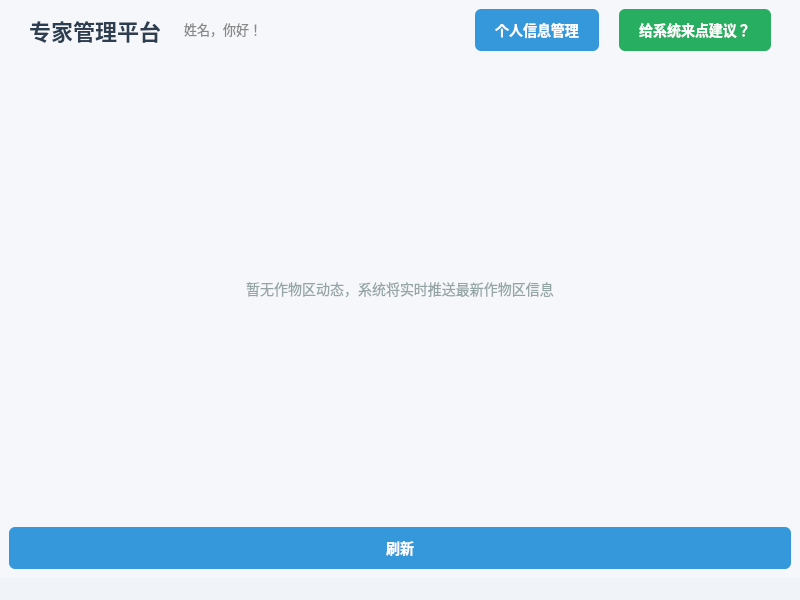
<?xml version="1.0" encoding="UTF-8"?>
<ui version="4.0">
 <class>ExpertWindow</class>
 <widget class="QMainWindow" name="ExpertWindow">
  <property name="geometry">
   <rect>
    <x>0</x>
    <y>0</y>
    <width>800</width>
    <height>600</height>
   </rect>
  </property>
  <property name="windowTitle">
   <string>专家管理平台</string>
  </property>
  <property name="styleSheet">
   <string>background-color: #f5f7fa;</string>
  </property>
  <widget class="QWidget" name="centralwidget">
   <layout class="QVBoxLayout" name="mainLayout">
    <item>
     <layout class="QHBoxLayout" name="navLayout">
      <property name="spacing">
       <number>20</number>
      </property>
      <property name="leftMargin">
       <number>20</number>
      </property>
      <property name="topMargin">
       <number>0</number>
      </property>
      <property name="rightMargin">
       <number>20</number>
      </property>
      <property name="bottomMargin">
       <number>0</number>
      </property>
      <item>
       <widget class="QLabel" name="titleLabel">
        <property name="styleSheet">
         <string>
            font-size: 22px;
            font-weight: bold;
            color: #2c3e50;
          </string>
        </property>
        <property name="text">
         <string>专家管理平台</string>
        </property>
       </widget>
      </item>
      <item>
       <widget class="QLabel" name="subtitleLabel">
        <property name="styleSheet">
         <string>font-size: 13px; color: #888; margin-bottom: 2px;</string>
        </property>
        <property name="text">
         <string>姓名，你好！</string>
        </property>
        <property name="alignment">
         <set>Qt::AlignLeft|Qt::AlignVCenter</set>
        </property>
       </widget>
      </item>
      <item>
       <spacer name="horizontalSpacer">
        <property name="orientation">
         <enum>Qt::Horizontal</enum>
        </property>
        <property name="sizeHint" stdset="0">
         <size>
          <width>40</width>
          <height>20</height>
         </size>
        </property>
       </spacer>
      </item>
      <item>
       <widget class="QPushButton" name="updateInfoButton">
        <property name="styleSheet">
         <string>
            QPushButton {
              background-color: #3498db;
              color: white;
              border-radius: 6px;
              padding: 10px 20px;
              font-size: 14px;
              font-weight: bold;
              border: none;
            }
            QPushButton:hover {
              background-color: #2980b9;
            }
          </string>
        </property>
        <property name="text">
         <string>个人信息管理</string>
        </property>
       </widget>
      </item>
      <item>
       <widget class="QPushButton" name="suggestButton">
        <property name="styleSheet">
         <string>
            QPushButton {
              background-color: #27ae60;
              color: white;
              border-radius: 6px;
              padding: 10px 20px;
              font-size: 14px;
              font-weight: bold;
              border: none;
            }
            QPushButton:hover {
              background-color: #219653;
            }
          </string>
        </property>
        <property name="text">
         <string>给系统来点建议？</string>
        </property>
       </widget>
      </item>
     </layout>
    </item>
    <item>
     <widget class="QScrollArea" name="cropArea">
      <property name="styleSheet">
       <string>
         QScrollArea {
           border: none;
           background: transparent;
         }
         QScrollBar:vertical {
           border: none;
           background: #f0f4f8;
           width: 8px;
           margin: 0;
         }
         QScrollBar::handle:vertical {
           background: #cbd2d9;
           border-radius: 4px;
         }
         QScrollBar::add-line:vertical, 
         QScrollBar::sub-line:vertical {
           height: 0;
         }
       </string>
      </property>
      <property name="verticalScrollBarPolicy">
       <enum>Qt::ScrollBarAsNeeded</enum>
      </property>
      <property name="horizontalScrollBarPolicy">
       <enum>Qt::ScrollBarAlwaysOff</enum>
      </property>
      <property name="widgetResizable">
       <bool>true</bool>
      </property>
      <widget class="QWidget" name="scrollAreaWidgetContents">
       <property name="geometry">
        <rect>
         <x>0</x>
         <y>0</y>
         <width>788</width>
         <height>470</height>
        </rect>
       </property>
       <layout class="QVBoxLayout" name="cropsLayout">
        <property name="spacing">
         <number>15</number>
        </property>
        <property name="leftMargin">
         <number>20</number>
        </property>
        <property name="topMargin">
         <number>15</number>
        </property>
        <property name="rightMargin">
         <number>20</number>
        </property>
        <property name="bottomMargin">
         <number>15</number>
        </property>
        <item>
         <widget class="QLabel" name="emptyLabel">
          <property name="styleSheet">
           <string>
             color: #95a5a6;
             font-size: 14px;
             padding: 30px;
           </string>
          </property>
          <property name="text">
           <string>暂无作物区动态，系统将实时推送最新作物区信息</string>
          </property>
          <property name="alignment">
           <set>Qt::AlignCenter</set>
          </property>
         </widget>
        </item>
       </layout>
      </widget>
     </widget>
    </item>
    <item>
     <widget class="QPushButton" name="refreshButton">
      <property name="text">
       <string>刷新</string>
      </property>
      <property name="styleSheet">
       <string>
        QPushButton {
          background-color: #3498db;
          color: white;
          border-radius: 6px;
          padding: 10px 20px;
          font-size: 14px;
          font-weight: bold;
          border: none;
        }
        QPushButton:hover {
          background-color: #2980b9;
        }
        QPushButton:pressed {
          background-color: #21618c;
        }
       </string>
      </property>
     </widget>
    </item>
   </layout>
  </widget>
  <widget class="QStatusBar" name="statusbar">
   <property name="styleSheet">
    <string>
      background: #f0f4f8;
      color: #7f8c8d;
      padding: 0 10px;
    </string>
   </property>
  </widget>
 </widget>
 <resources/>
 <connections/>
</ui>
